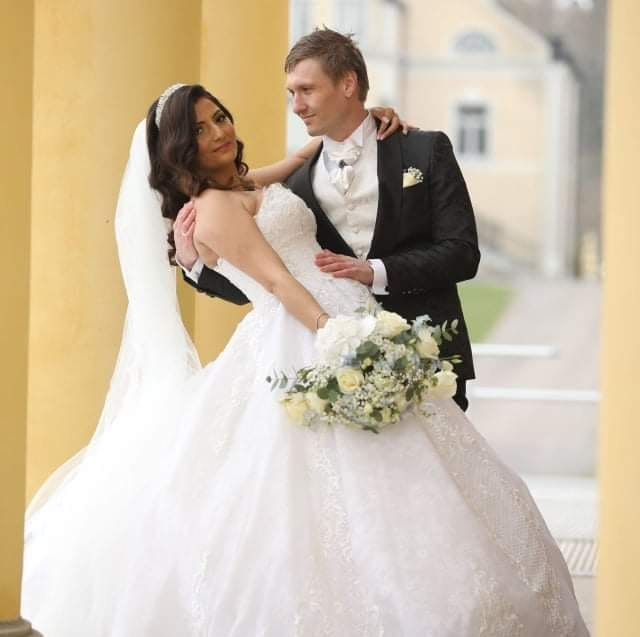
#> input picture bild1.jpg, 640 x 637 px
$ jupyter execute facedetect.ipynb
#> lines starting #> are read from the running program, lines starting #| are printed output that depends on the picture; after the words box and inside, x2 and y2 are one past the last pixel; in counts of white or black regions, pixels touching at a corner belong together
import libs

[cell 1]
import cv2 as cv

import img/video

[cell 2]
img= cv.imread('bild1.jpg')
#> img is the input picture: shape (637, 640, 3); mean B, G, R 169.1, 190.6, 205.2
cv.imshow('hej',img)

convert to greyscale

[cell 3]
gray = cv.cvtColor(img, cv.COLOR_BGR2GRAY)
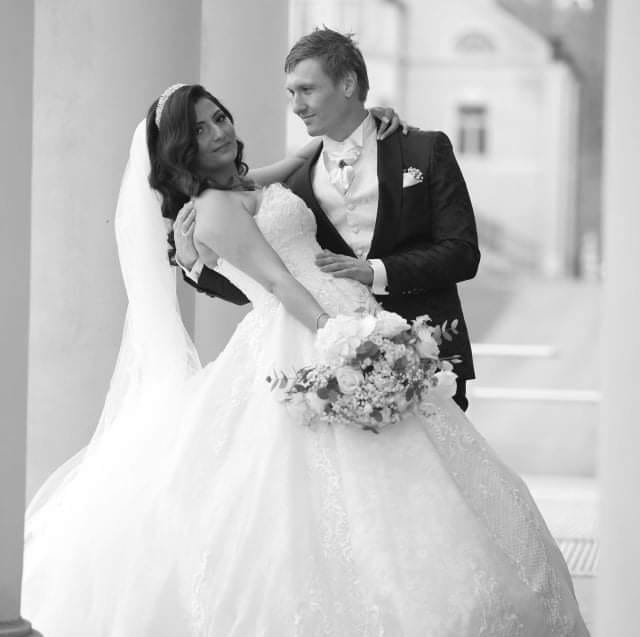
#> gray: shape (637, 640); min 1, max 255, mean 192.5
cv.imshow('Gray', gray)

read xml file

[cell 4]
haar_cascade = cv.CascadeClassifier('haar_face.xml')

detect face

[cell 5]
faces_rect = haar_cascade.detectMultiScale(gray, scaleFactor=1.1, minNeighbors=3)
#> faces_rect = [[274, 66, 61, 61], [375, 338, 72, 72]]

print how many faces found

[cell 6]
print(f'Number of faces found = {len(faces_rect)}')
#| Number of faces found = 2

mark detected face

[cell 7]
for (x,y,w,h) in faces_rect:
    cv.rectangle(img,(x,y),(x+w,y+h), (0, 255, 0), thickness=1)
#> this loop made 2 passes
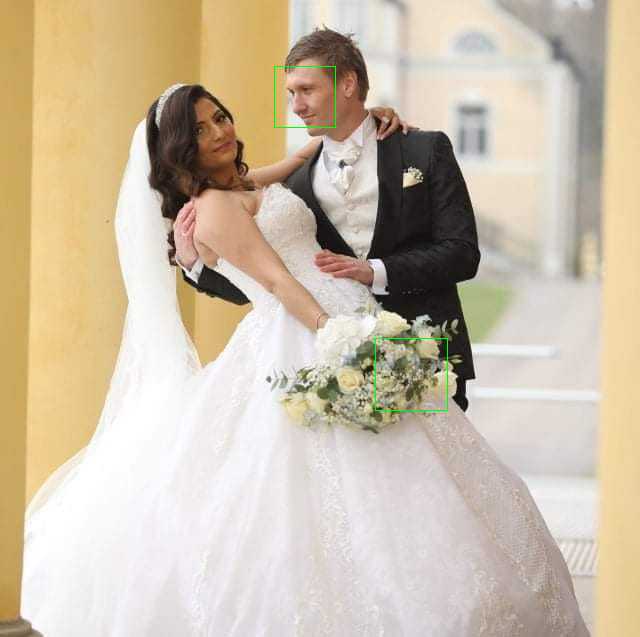
#> img: shape (637, 640, 3); 0.13% of pixels changed, all inside (x1, y1, x2, y2) = (274, 66, 448, 411)

cv.imshow('detected faces', img)

$ run again, with bild2.jpg copied over bild1.jpg
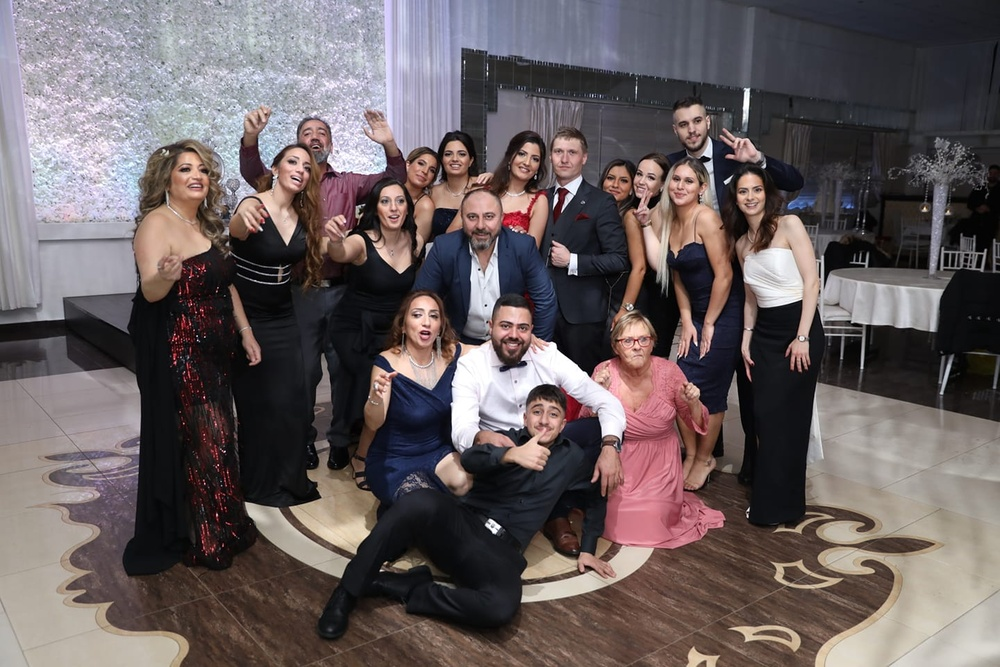
#> input picture bild2.jpg, 1000 x 667 px, shrunk from 1440 x 960 before the run
#> img is the input picture: shape (667, 1000, 3); mean B, G, R 95.1, 94.1, 104.1
#> `gray = cv.cvtColor(img, cv.COLOR_BGR2GRAY)`:
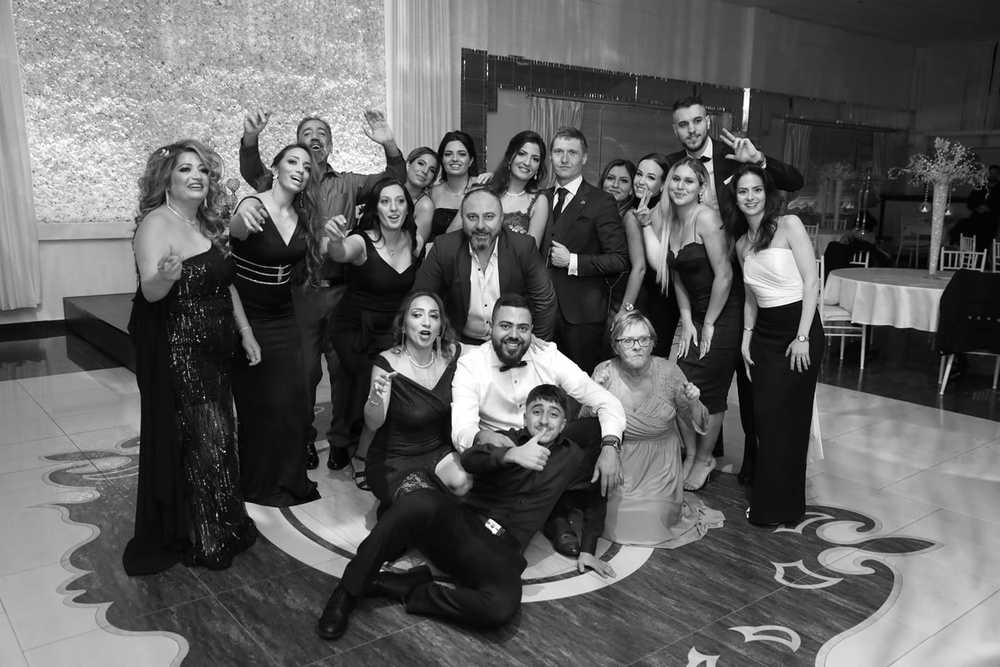
#> gray: shape (667, 1000); min 0, max 255, mean 97.2
#> faces_rect = 17 rows, first 6: [439, 142, 32, 32], [546, 136, 41, 41], [400, 152, 30, 30], [627, 163, 34, 34], [601, 167, 33, 33], [373, 186, 40, 40]
#| Number of faces found = 17
#> the loop `for (x,y,w,h) in faces_rect:` made 17 passes
#> after the loop `for (x,y,w,h) in faces_rect:`:
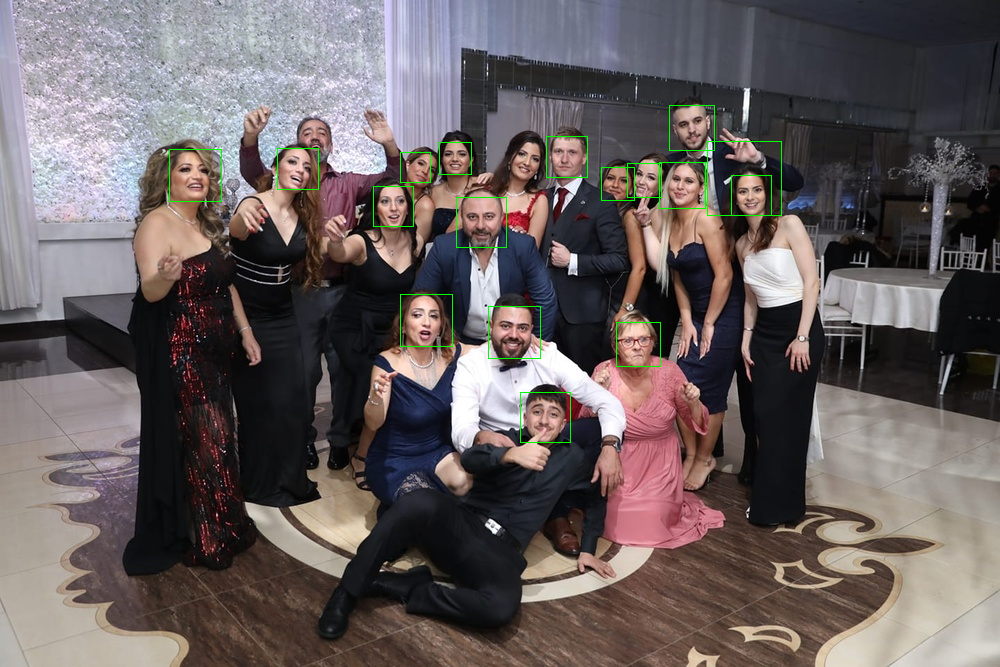
#> img: shape (667, 1000, 3); 0.45% of pixels changed, all inside (x1, y1, x2, y2) = (169, 105, 782, 443)

$ run again, with abba.png saved as bild1.jpg
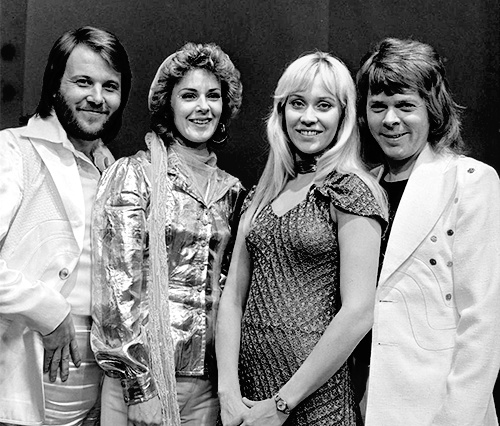
#> input picture abba.png, 500 x 426 px
#> img is the input picture: shape (426, 500, 3); min 0, max 255, mean 130.8
#> faces_rect = [[167, 70, 67, 67], [57, 55, 75, 75], [266, 69, 89, 89], [355, 79, 74, 74], [165, 357, 58, 58]]
#| Number of faces found = 5
#> the loop `for (x,y,w,h) in faces_rect:` made 5 passes
#> after the loop `for (x,y,w,h) in faces_rect:`:
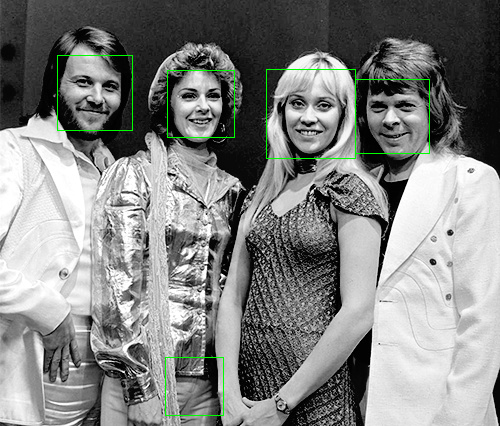
#> img: shape (426, 500, 3); 0.65% of pixels changed, all inside (x1, y1, x2, y2) = (57, 55, 430, 416)
